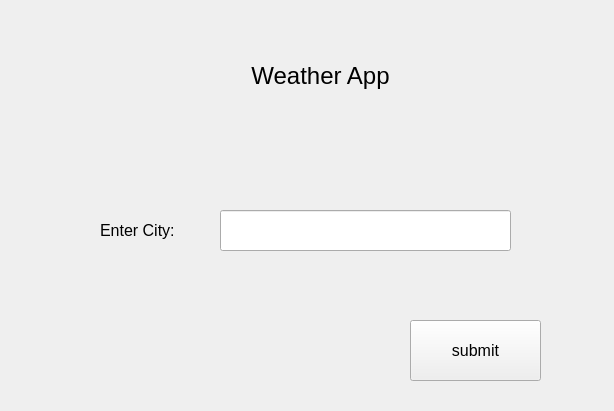
<?xml version="1.0" encoding="UTF-8"?>
<ui version="4.0">
 <class>Form</class>
 <widget class="QWidget" name="Form">
  <property name="geometry">
   <rect>
    <x>0</x>
    <y>0</y>
    <width>614</width>
    <height>411</height>
   </rect>
  </property>
  <property name="windowTitle">
   <string>Form</string>
  </property>
  <widget class="QLabel" name="weatherAppLabel">
   <property name="geometry">
    <rect>
     <x>200</x>
     <y>40</y>
     <width>241</width>
     <height>71</height>
    </rect>
   </property>
   <property name="font">
    <font>
     <pointsize>18</pointsize>
    </font>
   </property>
   <property name="text">
    <string>Weather App</string>
   </property>
   <property name="alignment">
    <set>Qt::AlignCenter</set>
   </property>
  </widget>
  <widget class="QPushButton" name="submitBtn">
   <property name="geometry">
    <rect>
     <x>410</x>
     <y>320</y>
     <width>131</width>
     <height>61</height>
    </rect>
   </property>
   <property name="font">
    <font>
     <pointsize>12</pointsize>
    </font>
   </property>
   <property name="text">
    <string>submit</string>
   </property>
  </widget>
  <widget class="QLabel" name="EnterCityLabel">
   <property name="geometry">
    <rect>
     <x>100</x>
     <y>210</y>
     <width>111</width>
     <height>41</height>
    </rect>
   </property>
   <property name="font">
    <font>
     <pointsize>12</pointsize>
    </font>
   </property>
   <property name="text">
    <string>Enter City:</string>
   </property>
  </widget>
  <widget class="QLineEdit" name="cityEntry">
   <property name="geometry">
    <rect>
     <x>220</x>
     <y>210</y>
     <width>291</width>
     <height>41</height>
    </rect>
   </property>
  </widget>
 </widget>
 <resources/>
 <connections/>
</ui>
